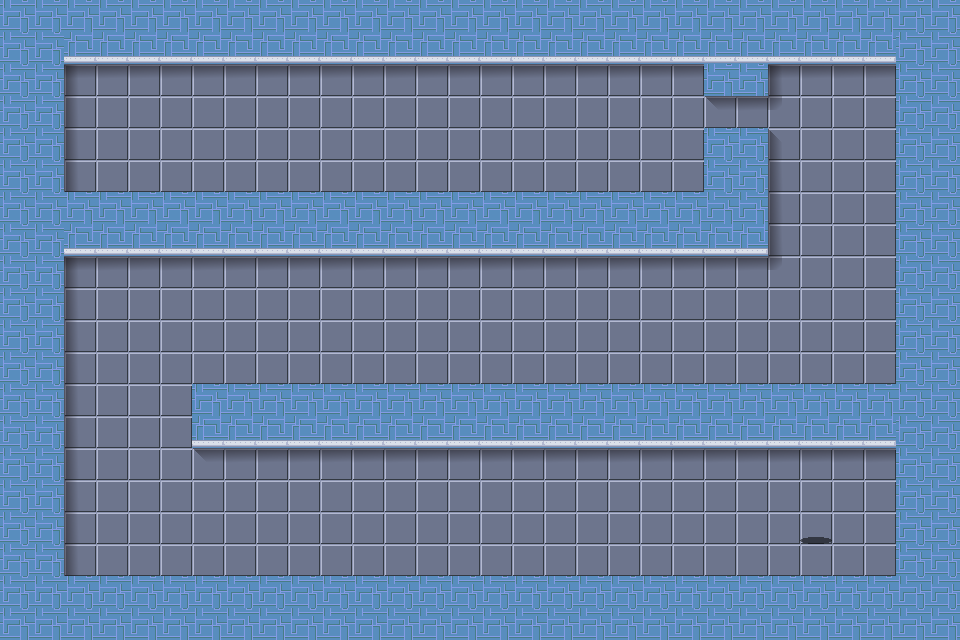

Below is a game level as drawn by its tile map, then a one-line description and the .tmx file that defines it, in full:
An orthogonal 30x20 tile map with 32x32 px tiles, 3 tile layers (Ground, Shadows, Solid) and 21 objects.

<map version="1.5" tiledversion="1.6.0" orientation="orthogonal" renderorder="right-down" width="30" height="20" tilewidth="32" tileheight="32" infinite="0" nextlayerid="12" nextobjectid="101">
 <editorsettings>
  <export target="level1.lua" format="lua" />
 </editorsettings>
 <tileset firstgid="1" name="tileset" tilewidth="32" tileheight="32" spacing="2" margin="1" tilecount="56" columns="7">
  <image source="../sprites/tileset.png" width="255" height="289" />
  <tile id="7" type="greyDoor" />
  <tile id="28" type="coin" />
  <tile id="32" type="greyButton" />
  <tile id="34" type="spike" />
  <tile id="35" type="redDemony" />
  <tile id="36" type="player" />
  <tile id="39" type="redButton" />
  <tile id="42" type="blueDemony" />
  <tile id="46" type="greenButton" />
  <tile id="48" type="endLevel" />
  <tile id="53" type="blueButton" />
 </tileset>
 <layer id="8" name="Ground" width="30" height="20">
  <data encoding="csv">
4,4,4,4,4,4,4,4,4,4,4,4,4,4,4,4,4,4,4,4,4,4,4,4,4,4,4,4,4,4,
4,4,4,4,4,4,4,4,4,4,4,4,4,4,4,4,4,4,4,4,4,4,4,4,4,4,4,4,4,4,
4,4,4,4,4,4,4,4,4,4,4,4,4,4,4,4,4,4,4,4,4,4,4,4,4,4,4,4,4,4,
4,4,4,4,4,4,4,4,4,4,4,4,4,4,4,4,4,4,4,4,4,4,4,4,4,4,4,4,4,4,
4,4,4,4,4,4,4,4,4,4,4,4,4,4,4,4,4,4,4,4,4,4,4,4,4,4,4,4,4,4,
4,4,4,4,4,4,4,4,4,4,4,4,4,4,4,4,4,4,4,4,4,4,4,4,4,4,4,4,4,4,
4,4,4,4,4,4,4,4,4,4,4,4,4,4,4,4,4,4,4,4,4,4,4,4,4,4,4,4,4,4,
4,4,4,4,4,4,4,4,4,4,4,4,4,4,4,4,4,4,4,4,4,4,4,4,4,4,4,4,4,4,
4,4,4,4,4,4,4,4,4,4,4,4,4,4,4,4,4,4,4,4,4,4,4,4,4,4,4,4,4,4,
4,4,4,4,4,4,4,4,4,4,4,4,4,4,4,4,4,4,4,4,4,4,4,4,4,4,4,4,4,4,
4,4,4,4,4,4,4,4,4,4,4,4,4,4,4,4,4,4,4,4,4,4,4,4,4,4,4,4,4,4,
4,4,4,4,4,4,4,4,4,4,4,4,4,4,4,4,4,4,4,4,4,4,4,4,4,4,4,4,4,4,
4,4,4,4,4,4,4,4,4,4,4,4,4,4,4,4,4,4,4,4,4,4,4,4,4,4,4,4,4,4,
4,4,4,4,4,4,4,4,4,4,4,4,4,4,4,4,4,4,4,4,4,4,4,4,4,4,4,4,4,4,
4,4,4,4,4,4,4,4,4,4,4,4,4,4,4,4,4,4,4,4,4,4,4,4,4,4,4,4,4,4,
4,4,4,4,4,4,4,4,4,4,4,4,4,4,4,4,4,4,4,4,4,4,4,4,4,4,4,4,4,4,
4,4,4,4,4,4,4,4,4,4,4,4,4,4,4,4,4,4,4,4,4,4,4,4,4,4,4,4,4,4,
4,4,4,4,4,4,4,4,4,4,4,4,4,4,4,4,4,4,4,4,4,4,4,4,4,4,4,4,4,4,
4,4,4,4,4,4,4,4,4,4,4,4,4,4,4,4,4,4,4,4,4,4,4,4,4,4,4,4,4,4,
4,4,4,4,4,4,4,4,4,4,4,4,4,4,4,4,4,4,4,4,4,4,4,4,4,4,4,4,4,4
</data>
 </layer>
 <layer id="11" name="Shadows" width="30" height="20">
  <data encoding="csv">
0,0,0,0,0,0,0,0,0,0,0,0,0,0,0,0,0,0,0,0,0,0,0,0,0,0,0,0,0,0,
0,0,0,0,0,0,0,0,0,0,0,0,0,0,0,0,0,0,0,0,0,0,0,0,0,0,0,0,0,0,
0,0,13,6,6,6,6,6,6,6,6,6,6,6,6,6,6,6,6,6,6,6,0,0,13,6,6,6,0,0,
0,0,7,0,0,0,0,0,0,0,0,0,0,0,0,0,0,0,0,0,0,0,20,6,21,0,0,0,0,0,
0,0,7,0,0,0,0,0,0,0,0,0,0,0,0,0,0,0,0,0,0,0,0,0,14,0,0,0,0,0,
0,0,7,0,0,0,0,0,0,0,0,0,0,0,0,0,0,0,0,0,0,0,0,0,7,0,0,0,0,0,
0,0,0,0,0,0,0,0,0,0,0,0,0,0,0,0,0,0,0,0,0,0,0,0,7,0,0,0,0,0,
0,0,0,0,0,0,0,0,0,0,0,0,0,0,0,0,0,0,0,0,0,0,0,0,7,0,0,0,0,0,
0,0,13,6,6,6,6,6,6,6,6,6,6,6,6,6,6,6,6,6,6,6,6,6,21,0,0,0,0,0,
0,0,7,0,0,0,0,0,0,0,0,0,0,0,0,0,0,0,0,0,0,0,0,0,0,0,0,0,0,0,
0,0,7,0,0,0,0,0,0,0,0,0,0,0,0,0,0,0,0,0,0,0,0,0,0,0,0,0,0,0,
0,0,7,0,0,0,0,0,0,0,0,0,0,0,0,0,0,0,0,0,0,0,0,0,0,0,0,0,0,0,
0,0,7,0,0,0,0,0,0,0,0,0,0,0,0,0,0,0,0,0,0,0,0,0,0,0,0,0,0,0,
0,0,7,0,0,0,0,0,0,0,0,0,0,0,0,0,0,0,0,0,0,0,0,0,0,0,0,0,0,0,
0,0,7,0,0,0,20,6,6,6,6,6,6,6,6,6,6,6,6,6,6,6,6,6,6,6,6,6,0,0,
0,0,7,0,0,0,0,0,0,0,0,0,0,0,0,0,0,0,0,0,0,0,0,0,0,0,0,0,0,0,
0,0,7,0,0,0,0,0,0,0,0,0,0,0,0,0,0,0,0,0,0,0,0,0,0,42,0,0,0,0,
0,0,7,0,0,0,0,0,0,0,0,0,0,0,0,0,0,0,0,0,0,0,0,0,0,0,0,0,0,0,
0,0,0,0,0,0,0,0,0,0,0,0,0,0,0,0,0,0,0,0,0,0,0,0,0,0,0,0,0,0,
0,0,0,0,0,0,0,0,0,0,0,0,0,0,0,0,0,0,0,0,0,0,0,0,0,0,0,0,0,0
</data>
 </layer>
 <layer id="9" name="Solid" width="30" height="20">
  <data encoding="csv">
3,3,3,3,3,3,3,3,3,3,3,3,3,3,3,3,3,3,3,3,3,3,3,3,3,3,3,3,3,3,
3,3,2,2,2,2,2,2,2,2,2,2,2,2,2,2,2,2,2,2,2,2,2,2,2,2,2,2,3,3,
3,3,0,0,0,0,0,0,0,0,0,0,0,0,0,0,0,0,0,0,0,0,3,3,0,0,0,0,3,3,
3,3,0,0,0,0,0,0,0,0,0,0,0,0,0,0,0,0,0,0,0,0,0,0,0,0,0,0,3,3,
3,3,0,0,0,0,0,0,0,0,0,0,0,0,0,0,0,0,0,0,0,0,3,3,0,0,0,0,3,3,
3,3,0,0,0,0,0,0,0,0,0,0,0,0,0,0,0,0,0,0,0,0,3,3,0,0,0,0,3,3,
3,3,3,3,3,3,3,3,3,3,3,3,3,3,3,3,3,3,3,3,3,3,3,3,0,0,0,0,3,3,
3,3,2,2,2,2,2,2,2,2,2,2,2,2,2,2,2,2,2,2,2,2,2,2,0,0,0,0,3,3,
3,3,0,0,0,0,0,0,0,0,0,0,0,0,0,0,0,0,0,0,0,0,0,0,0,0,0,0,3,3,
3,3,0,0,0,0,0,0,0,0,0,0,0,0,0,0,0,0,0,0,0,0,0,0,0,0,0,0,3,3,
3,3,0,0,0,0,0,0,0,0,0,0,0,0,0,0,0,0,0,0,0,0,0,0,0,0,0,0,3,3,
3,3,0,0,0,0,0,0,0,0,0,0,0,0,0,0,0,0,0,0,0,0,0,0,0,0,0,0,3,3,
3,3,0,0,0,0,3,3,3,3,3,3,3,3,3,3,3,3,3,3,3,3,3,3,3,3,3,3,3,3,
3,3,0,0,0,0,2,2,2,2,2,2,2,2,2,2,2,2,2,2,2,2,2,2,2,2,2,2,3,3,
3,3,0,0,0,0,0,0,0,0,0,0,0,0,0,0,0,0,0,0,0,0,0,0,0,0,0,0,3,3,
3,3,0,0,0,0,0,0,0,0,0,0,0,0,0,0,0,0,0,0,0,0,0,0,0,0,0,0,3,3,
3,3,0,0,0,0,0,0,0,0,0,0,0,0,0,0,0,0,0,0,0,0,0,0,0,0,0,0,3,3,
3,3,0,0,0,0,0,0,0,0,0,0,0,0,0,0,0,0,0,0,0,0,0,0,0,0,0,0,3,3,
3,3,3,3,3,3,3,3,3,3,3,3,3,3,3,3,3,3,3,3,3,3,3,3,3,3,3,3,3,3,
3,3,3,3,3,3,3,3,3,3,3,3,3,3,3,3,3,3,3,3,3,3,3,3,3,3,3,3,3,3
</data>
 </layer>
 <objectgroup id="10" name="Objects" visible="0">
  <object id="60" gid="37" x="192" y="160" width="32" height="32" />
  <object id="61" gid="36" x="96" y="160" width="32" height="32" />
  <object id="79" gid="29" x="384" y="160" width="32" height="32" />
  <object id="80" gid="29" x="480" y="160" width="32" height="32" />
  <object id="81" gid="29" x="576" y="160" width="32" height="32" />
  <object id="83" gid="8" x="736" y="128" width="32" height="32" />
  <object id="84" gid="33" x="640" y="128" width="32" height="32" />
  <object id="85" gid="29" x="800" y="128" width="32" height="32" />
  <object id="86" gid="29" x="832" y="224" width="32" height="32" />
  <object id="87" gid="29" x="800" y="320" width="32" height="32" />
  <object id="88" gid="29" x="672" y="352" width="32" height="32" />
  <object id="89" gid="29" x="512" y="352" width="32" height="32" />
  <object id="90" gid="29" x="352" y="352" width="32" height="32" />
  <object id="91" gid="29" x="224" y="352" width="32" height="32" />
  <object id="92" gid="29" x="96" y="416" width="32" height="32" />
  <object id="93" gid="29" x="96" y="512" width="32" height="32" />
  <object id="94" gid="29" x="224" y="544" width="32" height="32" />
  <object id="95" gid="29" x="352" y="544" width="32" height="32" />
  <object id="96" gid="29" x="512" y="544" width="32" height="32" />
  <object id="97" gid="29" x="640" y="544" width="32" height="32" />
  <object id="100" gid="49" x="800" y="512" width="32" height="32" />
 </objectgroup>
</map>